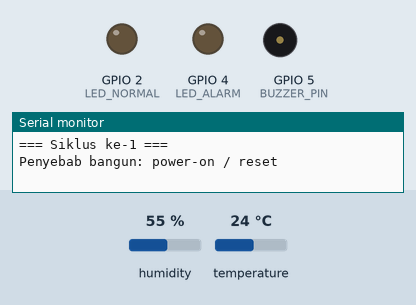
A sketch run on a simulated ESP32. Shown: output pins drawn as LEDs (lit = HIGH), buzzer (waves = sounding, pin HIGH), the last lines printed to the serial monitor. The inputs (shaded band) are chosen by the test bench; at power-on: humidity 55 %, temperature 24 °C. WiFi joins after 1.5 s; servers stay silent unless stated. At 4.0 s the program puts the board to deep sleep or switches it off; the recording ends there.

Above: at 0.1 s.
At 2.26 s:
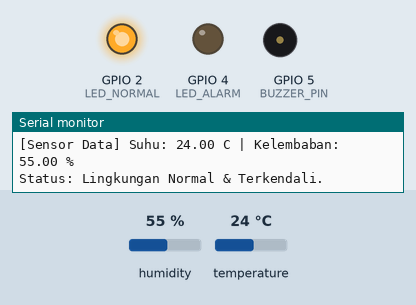
Timing chart, 0 to 4.0 s (numbered marks = the images above):
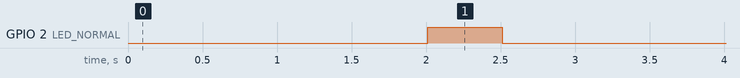

Measured:
- by itself, GPIO 2 (LED_NORMAL): LOW → HIGH at 2.0 s, → LOW 0.50 s later

The sketch:

deep_sleep_node.ino
```cpp
/*
 * Praktikum IoT - Pertemuan 6: Evaluasi Deep Sleep
 * Node IoT ESP32 + DHT22 + LED + Buzzer, bertenaga baterai Li-ion 2000 mAh
 *
 * Siklus kerja (1x tiap 10 menit):
 *   bangun -> baca DHT22 -> evaluasi alarm -> sambung Wi-Fi -> kirim data -> deep sleep
 *
 * Catatan:
 *  - Setelah deep sleep, ESP32 RESET: setup() dijalankan dari awal, loop() tidak dipakai.
 *  - millis() ikut reset; pola non-blocking hanya berlaku di jendela aktif.
 *  - Untuk demo di Wokwi, ubah MODE_DEMO menjadi 1 (tidur 15 detik).
 */
#include <WiFi.h>
#include "DHTesp.h"
#include "esp_sleep.h"
#include "driver/gpio.h"

#define MODE_DEMO 1   // 1 = tidur 15 detik (demo), 0 = tidur 10 menit (sebenarnya)

// ---------- Pin ----------
const int DHT_PIN    = 15;
const int LED_NORMAL = 2;
const int LED_ALARM  = 4;
const int BUZZER_PIN = 5;

// ---------- Ambang batas ----------
const float AMBANG_SUHU_KRITIS       = 38.0;
const float AMBANG_KELEMBABAN_RENDAH = 20.0;

// ---------- Wi-Fi ----------
const char* ssid     = "Wokwi-GUEST";
const char* password = "";
const unsigned long TIMEOUT_WIFI = 5000;   // ms

// ---------- Interval tidur ----------
#if MODE_DEMO
const uint64_t DURASI_TIDUR_US = 15ULL * 1000000ULL;
#else
const uint64_t DURASI_TIDUR_US = 600ULL * 1000000ULL;   // 10 menit
#endif

// Variabel di RTC memory: nilainya bertahan selama deep sleep
RTC_DATA_ATTR int jumlahBangun = 0;

DHTesp dhtSensor;
bool alarmAktif = false;

// ---------- Fungsi bantu ----------
void cetakPenyebabBangun() {
  esp_sleep_wakeup_cause_t sebab = esp_sleep_get_wakeup_cause();
  switch (sebab) {
    case ESP_SLEEP_WAKEUP_TIMER: Serial.println("Penyebab bangun: timer RTC"); break;
    default:                     Serial.println("Penyebab bangun: power-on / reset"); break;
  }
}

void tungguMillis(unsigned long ms) {      // tunggu tanpa delay()
  unsigned long mulai = millis();
  while (millis() - mulai < ms) { yield(); }
}

bool sambungkanWiFi() {
  WiFi.mode(WIFI_STA);
  WiFi.begin(ssid, password);
  unsigned long mulai = millis();
  while (WiFi.status() != WL_CONNECTED && millis() - mulai < TIMEOUT_WIFI) { yield(); }
  return WiFi.status() == WL_CONNECTED;
}

void kirimData(float suhu, float kelembaban, int rssi) {
  // Simulasi pengiriman: pada perangkat nyata ganti dengan HTTP POST / MQTT publish
  Serial.printf("[KIRIM] {\"siklus\":%d,\"suhu\":%.2f,\"rh\":%.2f,\"rssi\":%d,\"alarm\":%s}\n",
                jumlahBangun, suhu, kelembaban, rssi, alarmAktif ? "true" : "false");
}

void evaluasiKondisi(float suhu, float kelembaban) {
  bool suhuKritis       = (suhu > AMBANG_SUHU_KRITIS);
  bool kelembabanRendah = (kelembaban < AMBANG_KELEMBABAN_RENDAH);
  alarmAktif = suhuKritis || kelembabanRendah;

  if (suhuKritis && kelembabanRendah) {
    Serial.println(">>> PERINGATAN [SUHU & KELEMBABAN]! <<<");
  } else if (suhuKritis) {
    Serial.println(">>> PERINGATAN [SUHU]: > 38 C! <<<");
  } else if (kelembabanRendah) {
    Serial.println(">>> PERINGATAN [KELEMBABAN]: < 20 % <<<");
  } else {
    Serial.println("Status: Lingkungan Normal & Terkendali.");
  }
}

void masukDeepSleep() {
  WiFi.disconnect(true);       // matikan radio sebelum tidur
  WiFi.mode(WIFI_OFF);

  // Pertahankan LED merah tetap menyala saat tidur bila alarm aktif
  // (menambah konsumsi arus; hapus blok ini bila ingin hemat maksimal).
  if (alarmAktif) {
    digitalWrite(LED_ALARM, HIGH);
    gpio_hold_en((gpio_num_t)LED_ALARM);
    gpio_deep_sleep_hold_en();
  }

  Serial.printf("Masuk deep sleep selama %llu detik...\n", DURASI_TIDUR_US / 1000000ULL);
  Serial.flush();
  esp_sleep_enable_timer_wakeup(DURASI_TIDUR_US);
  esp_deep_sleep_start();      // tidak kembali; wake-up = reset
}

// ---------- Setup (seluruh siklus kerja ada di sini) ----------
void setup() {
  Serial.begin(115200);
  gpio_hold_dis((gpio_num_t)LED_ALARM);   // lepaskan hold dari siklus sebelumnya
  gpio_deep_sleep_hold_dis();

  jumlahBangun++;
  Serial.printf("\n=== Siklus ke-%d ===\n", jumlahBangun);
  cetakPenyebabBangun();

  pinMode(LED_NORMAL, OUTPUT);
  pinMode(LED_ALARM, OUTPUT);
  pinMode(BUZZER_PIN, OUTPUT);
  digitalWrite(LED_ALARM, LOW);
  digitalWrite(LED_NORMAL, LOW);

  // 1) Baca sensor (DHT22 perlu jeda sampling minimum)
  dhtSensor.setup(DHT_PIN, DHTesp::DHT22);
  tungguMillis(dhtSensor.getMinimumSamplingPeriod());
  TempAndHumidity data = dhtSensor.getTempAndHumidity();

  if (isnan(data.temperature) || isnan(data.humidity)) {
    Serial.println("[Error] Gagal membaca DHT22, kembali tidur.");
    masukDeepSleep();
  }
  Serial.printf("[Sensor Data] Suhu: %.2f C | Kelembaban: %.2f %%\n",
                data.temperature, data.humidity);

  // 2) Evaluasi multi-kondisi
  evaluasiKondisi(data.temperature, data.humidity);
  if (alarmAktif) {
    tone(BUZZER_PIN, 1000);          // bunyi singkat 1 detik sebelum tidur
    tungguMillis(1000);
    noTone(BUZZER_PIN);
  } else {
    digitalWrite(LED_NORMAL, HIGH);
    tungguMillis(500);               // kedipan singkat penanda normal
    digitalWrite(LED_NORMAL, LOW);
  }

  // 3) Sambung Wi-Fi dan kirim data
  bool online = sambungkanWiFi();
  int rssi = online ? WiFi.RSSI() : -65;   // -65 = nilai mock saat offline
  Serial.println(online ? "[Wi-Fi Connected]" : "[Mode Offline] data tidak terkirim");
  if (online) kirimData(data.temperature, data.humidity, rssi);

  Serial.printf("Waktu aktif siklus ini: %lu ms\n", millis());

  // 4) Tidur sampai siklus berikutnya
  masukDeepSleep();
}

void loop() {
  // Tidak digunakan: seluruh proses berjalan di setup() lalu perangkat tidur.
}
```
